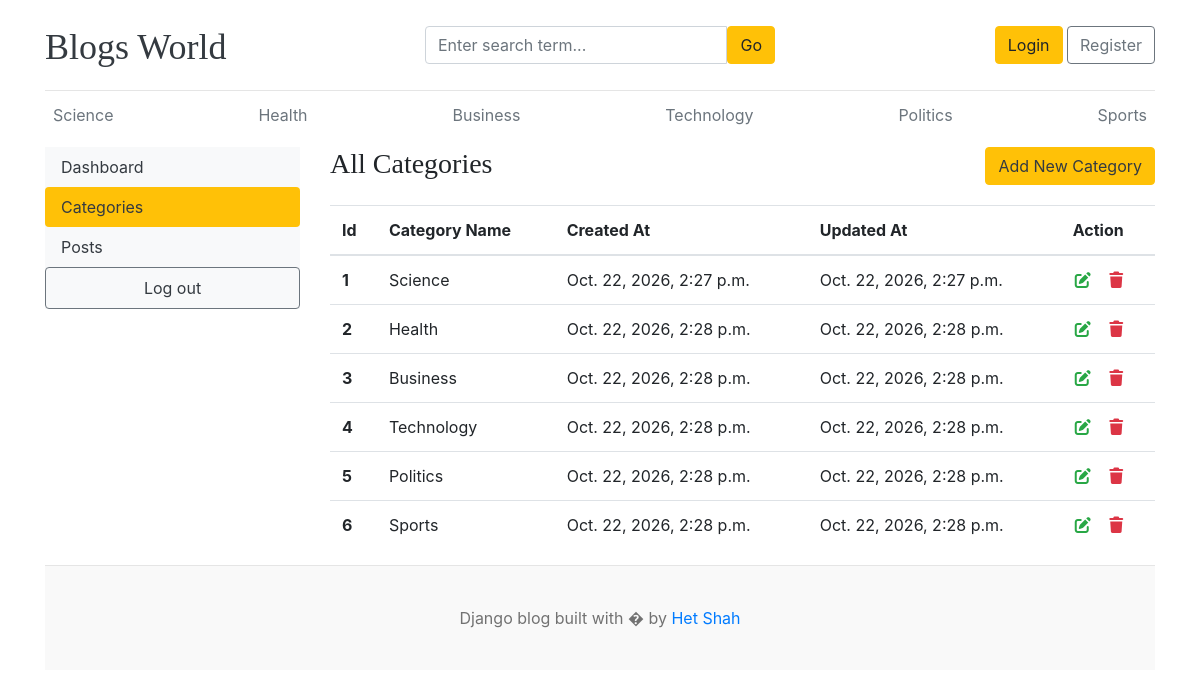
/dashboard/categories/, run on the app's committed database.
### blogs/models.py (models this page shows, shortened)
class Category(models.Model):
  category_name = models.CharField(max_length=50, unique=True)
  created_at = models.DateTimeField(auto_now_add=True)
  updated_at = models.DateTimeField(auto_now=True)
  class Meta:
    verbose_name_plural = 'Categories'

### dashboard/views.py (the view)
# urls.py: path('categories/', views.categories, name='categories'),
def categories(request):
  return render(request, 'dashboard/categories.html')

### blogs/context_processors.py (called while the page is built)
def getCategories(request):
  categories = Category.objects.all()
  return dict(categories=categories)

### templates/dashboard/categories.html
{% extends '../base/base.html' %} {% block content %}
<div class="row">
  {% include './left_sidebar.html' %}
  <div class="col-md-9">
    <h3 class="mb-4 float-left">All Categories</h3>
    <a href="{% url 'add_categories' %}" class="btn btn-warning text-dark float-right">Add New Category</a>
    <table class="table table-hover">
      <thead>
        <tr>
          <th>Id</th>
          <th>Category Name</th>
          <th>Created At</th>
          <th>Updated At</th>
          <th>Action</th>
        </tr>
      </thead>
      <tbody>
        {% for category in categories %}
        <tr>
          <th>{{ forloop.counter }}</th>
          <td>{{ category.category_name }}</td>
          <td>{{ category.created_at }}</td>
          <td>{{ category.updated_at }}</td>
          <td>
            <a href="{% url 'edit_categories' category.id %}"><i class="fa fa-edit text-success"></i></a>&nbsp;&nbsp;
            <a href="{% url 'delete_categories' category.id %}"> <i class="fa fa-trash text-danger"></i></a>
          </td>
        </tr>
        {% endfor %}
      </tbody>
    </table>
  </div>
</div>
{% endblock %}

### templates/base/header.html (shortened to what this page needs)
{% load static %}
<!doctype html>
<html lang="en">
  <head>
    <link
      href="https://getbootstrap.com/docs/4.0/dist/css/bootstrap.min.css"
      rel="stylesheet" />
    <link href="{% static 'css/blog.css' %}" rel="stylesheet" />
    <link
      rel="stylesheet"
      href="https://cdnjs.cloudflare.com/ajax/libs/font-awesome/7.3.1/css/all.min.css"
 />
  </head>
  <body>
    <div class="container">
      <header class="blog-header py-3">
        <div class="row flex-nowrap justify-content-between align-items-center">
          <div class="col-4 pt-1">
            <a class="blog-header-logo text-dark" href="/">Blogs World</a>
          </div>
          <div class="col-4">
            <form action="{% url 'search' %}" method="GET">
              <div class="input-group">
                <input
                  type="text"
                  class="form-control"
                  name="keyword"
                  placeholder="Enter search term..." />
                <button
                  type="submit"
                  class="btn btn-warning"
                  id="button-search"
                  type="button">
                  Go
                </button>
              </div>
            </form>
          </div>
          <div class="col-4 d-flex justify-content-end align-items-center">
            {% if not user.is_authenticated %}
            <a class="btn btn-warning" href="{% url 'login' %}">Login</a> &nbsp;
            <a class="btn btn-outline-secondary" href="{% url 'register'%}"
              >Register</a
            >
            {% endif %}
          </div>
        </div>
      </header>
      <div class="nav-scroller py-1 mb-2">
        <nav class="nav d-flex justify-content-between">
          {% for category in categories %}
          <a
            class="p-2 text-muted"
            href="{% url 'posts_by_category' category.id %}"
            >{{ category.category_name }}</a
          >
          {% endfor %}
        </nav>
      </div>

### static/css/blog.css (style rules this page uses)
.blog-header { border-bottom: 1px solid #e5e5e5; }
.blog-header-logo { font-family: "Playfair Display", Georgia, "Times New Roman", serif; font-size: 2.25rem; }
h1, h2, h3, h4, h5, h6 { font-family: "Playfair Display", Georgia, "Times New Roman", serif; }

### data on the page
Category: category_name "Science", created_at "Oct. 22, 2026, 2:27 p.m.", updated_at "Oct. 22, 2026, 2:27 p.m."
Category: category_name "Health", created_at "Oct. 22, 2026, 2:28 p.m.", updated_at "Oct. 22, 2026, 2:28 p.m."
Category: category_name "Business", created_at "Oct. 22, 2026, 2:28 p.m.", updated_at "Oct. 22, 2026, 2:28 p.m."
Category: category_name "Technology", created_at "Oct. 22, 2026, 2:28 p.m.", updated_at "Oct. 22, 2026, 2:28 p.m."
Category: category_name "Politics", created_at "Oct. 22, 2026, 2:28 p.m.", updated_at "Oct. 22, 2026, 2:28 p.m."
Category: category_name "Sports", created_at "Oct. 22, 2026, 2:28 p.m.", updated_at "Oct. 22, 2026, 2:28 p.m."
